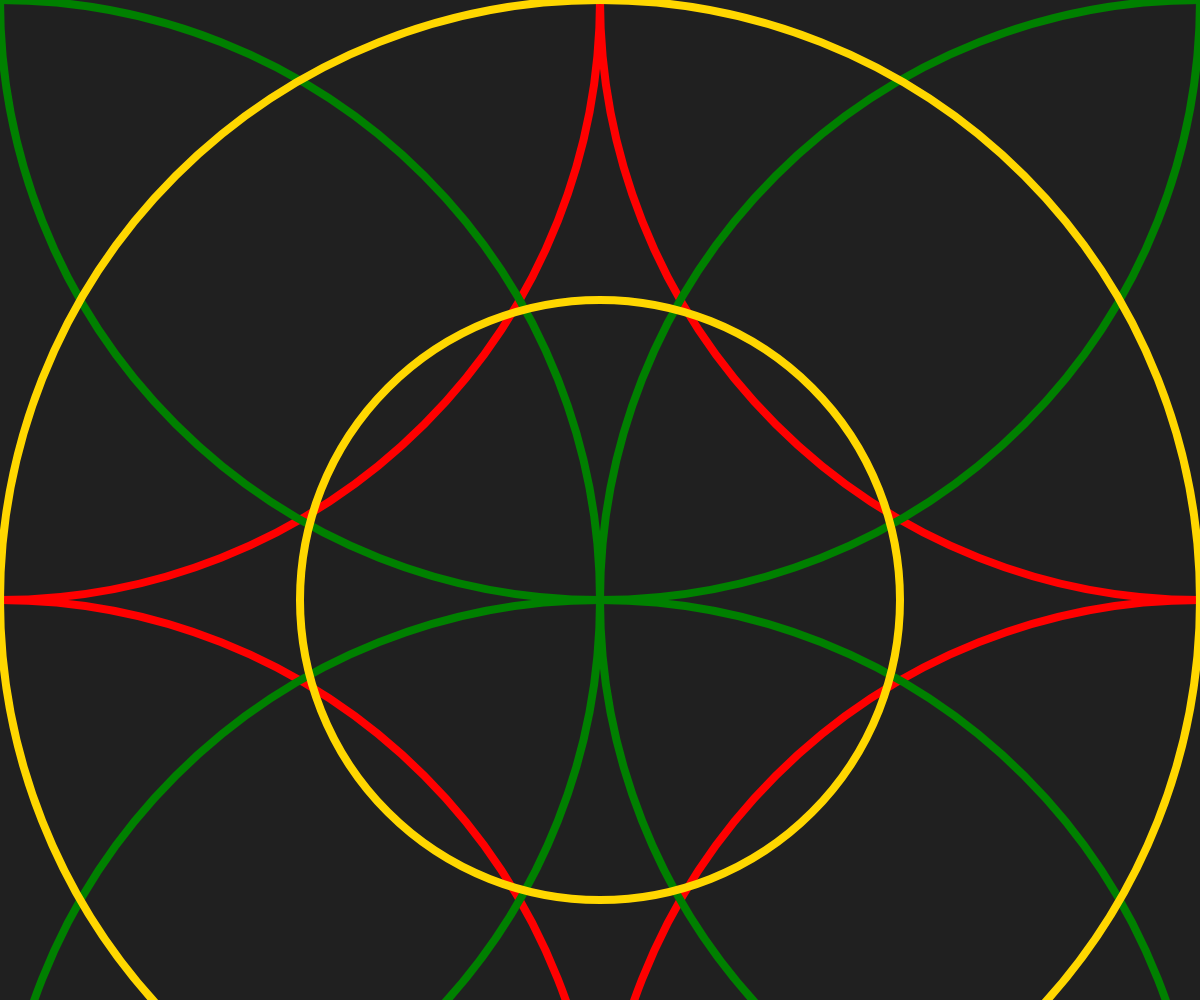
Frame 1 (no input)
Frame 60 (no input): identical to frame 1, image omitted
Frame 120 (the mouse pressed at the canvas centre since frame 60): identical to frame 1, image omitted

The p5.js sketch that drew this single still picture (run headless with seeded random() and noise() and a simulated clock; from frame 60 on, the mouse is pressed at the canvas centre):

// p5.js sketch
// ── sketch.js
let w = 400
let h = 400

function setup() {
  createCanvas(windowWidth, windowHeight);
  w = width
  h = width
  noFill();
  stroke(255);
  strokeWeight(8);
}

function draw() {
  background(32);

  // corner circles
  stroke('red')
  circle(0, 0, w);
  circle(w, 0, w);
  circle(0, h, w);
  circle(w, h, w);

  // top, bottom, left, and right circles
  stroke('green')
  circle(w/2, 0, w);
  circle(w/2, h, w);
  circle(0, h/2, w);
  circle(w, w/2, w);

  // centered circles
  stroke('gold')
  circle(w/2, h/2, w);
  circle(w/2, h/2, w/2);
}

// https://happycoding.io/tutorials/p5js/calling-functions/circles
